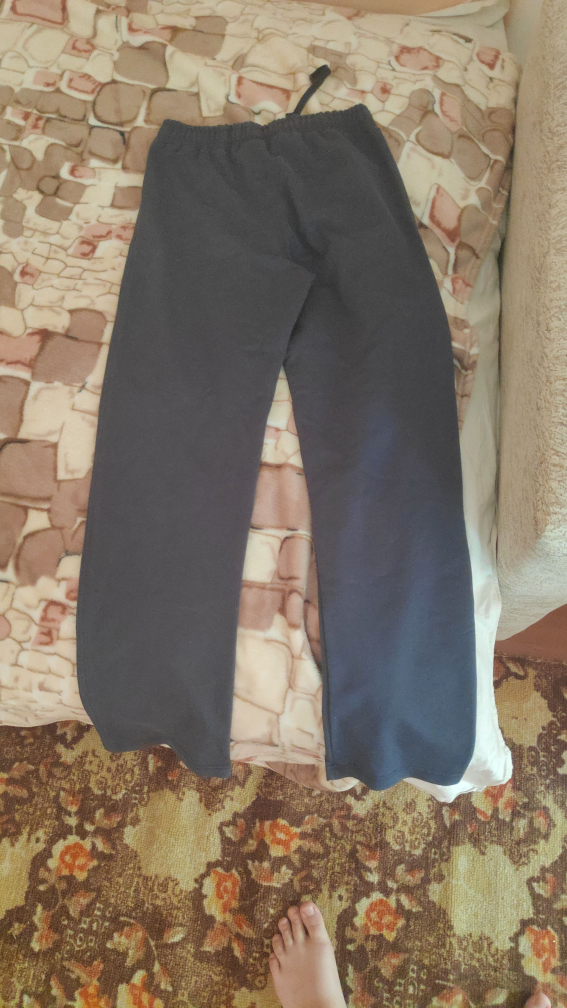
#> input picture test2.jpg, 2268 x 4032 px (shown at 1/4 size); its folder holds 3 pictures in this run
$ jupyter execute --allow-errors Untitled2.ipynb   (shell and % lines are left out)
#> lines starting #> are read from the running program, lines starting #| are printed output that depends on the picture; after the words box and inside, x2 and y2 are one past the last pixel; in counts of white or black regions, pixels touching at a corner belong together
[cell 1]
import os
import warnings
warnings.filterwarnings("ignore")

try:
    import random
except ImportError:
    os.system('pip install random')

try:
    import numpy as np
except ImportError:
    os.system('pip install numpy')

try:
    import pandas as pd
except ImportError:
    os.system('pip install pandas')

try:
    import matplotlib.pyplot as plt
    import matplotlib.image as mpimg
except ImportError:
    os.system('pip install matplotlib')

try:
    import plotly.express as px
except ImportError:
    os.system('pip install plotly')

try:
    import tensorflow as tf
    from tensorflow import keras
    import tensorflow_hub as hub
except ImportError:
    os.system('pip install tensorflow tensorflow_hub')

try:
    from keras import Sequential
    from keras.preprocessing.image import ImageDataGenerator
    from keras.optimizers import Adam
    from keras.callbacks import EarlyStopping, ModelCheckpoint
    from keras.layers import Flatten, Dense, BatchNormalization, Activation, Dropout
except ImportError:
    os.system('pip install keras')

try:
    from tensorflow.keras.utils import plot_model
    from tensorflow.keras import Model
except ImportError:
    os.system('pip install tensorflow')

try:
    import keras_preprocessing
    from keras_preprocessing import image
    from keras_preprocessing.image import ImageDataGenerator
    from keras.callbacks import ReduceLROnPlateau
except ImportError:
    os.system('pip install keras_preprocessing')

# This line is specific to Jupyter Notebooks
import random
import os
import time
import warnings
warnings.filterwarnings("ignore")

import numpy as np
import pandas as pd
import matplotlib.pyplot as plt
import matplotlib.image as mpimg
import plotly.express as px

import tensorflow as tf
from tensorflow import keras
import tensorflow_hub as hub

import keras_preprocessing
from keras_preprocessing import image
from keras_preprocessing.image import ImageDataGenerator
from keras.callbacks import ReduceLROnPlateau

from keras import Sequential
from keras.preprocessing.image import ImageDataGenerator
from keras.optimizers import Adam
from keras.callbacks import EarlyStopping, ModelCheckpoint
from keras.layers import Flatten, Dense, BatchNormalization, Activation,Dropout

from tensorflow.keras.utils import plot_model
from tensorflow.keras import Model
from tensorflow.keras.preprocessing import image as keras_image
import numpy as np
import matplotlib.pyplot as plt
import matplotlib.image as mpimg
import tensorflow as tf
import os
from tensorflow.keras.callbacks import EarlyStopping, ModelCheckpoint, ReduceLROnPlateau
from tensorflow.keras.optimizers import Adam
import tensorflow as tf
import numpy as np
import cv2
from sklearn.cluster import KMeans
import matplotlib.pyplot as plt
import cv2
import numpy as np
from sklearn.cluster import KMeans
import matplotlib.pyplot as plt
import webcolors

[cell 2]
TRAINING_DIR = 'images_compressed'
BATCH_SIZE = 32
IMAGE_SIZE = (224, 224)
EPOCHS = 100
LEARNING_RATE = 0.001

[cell 3]
import PIL
from pathlib import Path
from PIL import UnidentifiedImageError

path = Path(TRAINING_DIR).rglob("*.jpg")
for img_p in path:
    try:
        img = PIL.Image.open(img_p)
    except PIL.UnidentifiedImageError:
            print(img_p)

[cell 4]
data = pd.read_csv('images.csv')
#> (reads images.csv from the repository)
data['image'] = data['image']+'.jpg'
data_1 = data[['image', 'label']]
corrupted = ['b72ed5cd-9f5f-49a7-b12e-63a078212a17.jpg', '1d0129a1-f29a-4a3f-b103-f651176183eb.jpg', 'c60e486d-10ed-4f64-abab-5bb698c736dd.jpg',
            'd028580f-9a98-4fb5-a6c9-5dc362ad3f09.jpg', '040d73b7-21b5-4cf2-84fc-e1a80231b202.jpg', '784d67d4-b95e-4abb-baf7-8024f18dc3c8.jpg']


data_1['image']
data_1 = data_1.drop(data_1[data_1['image'].isin(corrupted)].index, axis=0)
class_names = list(data_1['label'].unique())
print(len(class_names))
class_names

class_dict = dict(zip(class_names, range(len(class_names))))
class_dict
labels_to_remove = ['Skip', 'Not sure', 'Other', 'Blouse']
data_1 = data_1[~data_1['label'].isin(labels_to_remove)]
y_train = data_1['label']

#> (a cell that did not finish here is left out)

[cell 6]
from tensorflow.keras.applications.mobilenet_v2 import MobileNetV2

#> (the rest of this cell did not finish here and is left out)

#> (a cell that did not finish here is left out)

[cell 8]
saved_model_path = 'mobilenetv2_saved_model.h5'

#> (the rest of this cell did not finish here and is left out)

#> (a cell that did not finish here is left out)

[cell 10]
def predict_image_with_labels_and_probs(image_path):
    img = keras_image.load_img(image_path, target_size=(224, 224))
    img_array = keras_image.img_to_array(img)
    img_array = np.expand_dims(img_array, axis=0)
    img_array = img_array / 255.0

    predictions = model.predict(img_array)
    top3_indices = np.argsort(predictions[0])[::-1][:3]  # Get indices of top 3 predictions
    top3_labels = [classes[idx] for idx in top3_indices]  # Get labels for top 3 predictions
    top3_probs = [predictions[0][idx] for idx in top3_indices]  # Get probabilities for top 3 predictions

    img = mpimg.imread(image_path)
    plt.imshow(img)
    plt.axis('off')
    plt.title(f"Predicted labels:\n1. {top3_labels[0]} - Probability: {top3_probs[0]*100:.2f}%\n2. {top3_labels[1]} - Probability: {top3_probs[1]*100:.2f}%\n3. {top3_labels[2]} - Probability: {top3_probs[2]*100:.2f}%")
    plt.show()

[cell 11]
test_image_path = 'test5.jpg'
predict_image_with_labels_and_probs(test_image_path)
#> (the call stopped at in predict_image_with_labels_and_probs, `img = keras_image.load_img(image_path, target_size=(224, 224))`: tensorflow is not available in this run)

[cell 12]
def closest_color(rgb):
    min_colors = {}
    for key, name in webcolors.CSS3_HEX_TO_NAMES.items():
        r_c, g_c, b_c = webcolors.hex_to_rgb(key)
        rd = (r_c - rgb[0]) ** 2
        gd = (g_c - rgb[1]) ** 2
        bd = (b_c - rgb[2]) ** 2
        min_colors[(rd + gd + bd)] = name
    return min_colors[min(min_colors.keys())]

def remove_background_and_identify_color(image_path):
#> called with image_path = 'test5.jpg'
    image = cv2.imread(image_path)
    original = image.copy()
    image = cv2.cvtColor(image, cv2.COLOR_BGR2RGB)

    resized = cv2.resize(image, (224, 224), interpolation=cv2.INTER_AREA)

    gray = cv2.cvtColor(resized, cv2.COLOR_RGB2GRAY)
    _, thresh = cv2.threshold(gray, 0, 255, cv2.THRESH_BINARY_INV + cv2.THRESH_OTSU)

    contours, _ = cv2.findContours(thresh, cv2.RETR_EXTERNAL, cv2.CHAIN_APPROX_SIMPLE)

    mask = np.zeros_like(resized)
    cv2.drawContours(mask, contours, -1, color=(255, 255, 255), thickness=cv2.FILLED)

    result = cv2.bitwise_and(resized, mask)
    result[mask == 0] = 255

    pixels = result.reshape((result.shape[0] * result.shape[1], 3))
    pixels = np.array([pixel for pixel in pixels if not np.array_equal(pixel, [255, 255, 255])])

    color_info = []

    if len(pixels) > 0:
        kmeans = KMeans(n_clusters=3)
        kmeans.fit(pixels)
        colors = kmeans.cluster_centers_
        labels = kmeans.labels_

        # Count the frequency of each label
        label_counts = np.bincount(labels)

        for i, color in enumerate(colors):
            rgb_color = [int(c) for c in color]
            color_name = closest_color(rgb_color)
            color_prob = label_counts[i] / len(pixels)
            color_info.append((rgb_color, color_name, color_prob))

    plt.figure(figsize=(15, 5))

    plt.subplot(1, 5, 1)
    plt.imshow(cv2.cvtColor(original, cv2.COLOR_BGR2RGB))
    plt.title("Original Image")
    plt.axis("off")

    plt.subplot(1, 5, 2)
    plt.imshow(result)
    plt.title("Background Removed")
    plt.axis("off")

    for i, (color, name, prob) in enumerate(color_info, start=3):
        plt.subplot(1, 5, i)
        plt.imshow([[color]], aspect='auto')
        plt.title(f"{name}\nRGB: {color}\nProb: {prob*100:.2f}%")
        plt.axis("off")

    plt.tight_layout()
    plt.show()

#> (a cell that did not finish here is left out)

[cell 14]
test_image_path = 'test5.jpg'
predict_image_with_labels_and_probs(test_image_path)
#> (the call stopped at in predict_image_with_labels_and_probs, `img = keras_image.load_img(image_path, target_size=(224, 224))`: tensorflow is not available in this run)
#> (the rest of this cell did not finish here and is left out)


[cell 15]
import cv2
import numpy as np
from sklearn.cluster import KMeans
from skimage.color import rgb2lab, deltaE_cie76
import webcolors
import matplotlib.pyplot as plt

def closest_color(rgb):
    min_distance = float('inf')
    closest_name = None
    input_color = rgb2lab(np.uint8([[rgb]]))[0][0]

    for hex_code, name in webcolors.CSS3_HEX_TO_NAMES.items():
        color_rgb = webcolors.hex_to_rgb(hex_code)
        color_lab = rgb2lab(np.uint8([[color_rgb]]))[0][0]
        distance = deltaE_cie76(input_color, color_lab)

        if distance < min_distance:
            min_distance = distance
            closest_name = name

    return closest_name

def remove_background_and_identify_color(image_path):
#> called with image_path = 'test2.jpg'
    image = cv2.imread(image_path)
#> image is the input picture: shape (4032, 2268, 3); mean B, G, R 101.4, 118.2, 132.6
    original = image.copy()
    image = cv2.cvtColor(image, cv2.COLOR_BGR2RGB)

    resized = cv2.resize(image, (224, 224), interpolation=cv2.INTER_AREA)
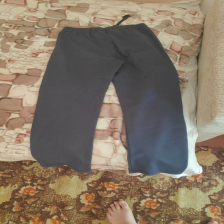
#> resized: shape (224, 224, 3); mean R, G, B 132.6, 118.2, 101.4
    gray = cv2.cvtColor(resized, cv2.COLOR_RGB2GRAY)
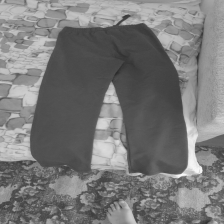
#> gray: shape (224, 224); min 44, max 249, mean 120.6
    _, thresh = cv2.threshold(gray, 0, 255, cv2.THRESH_BINARY_INV + cv2.THRESH_OTSU)
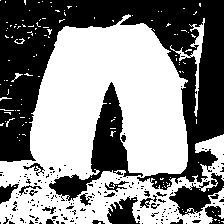
#> thresh: shape (224, 224); 54% white; 187 black regions (163 under 20 px)

    contours, _ = cv2.findContours(thresh, cv2.RETR_EXTERNAL, cv2.CHAIN_APPROX_SIMPLE)
#> contours = 122 contours, 120 with area under 20; largest, box (x1, y1, x2, y2) and area: (0, 14, 224, 224) 29360, (170, 18, 205, 117) 358
    mask = np.zeros_like(resized)
    cv2.drawContours(mask, contours, -1, color=(255, 255, 255), thickness=cv2.FILLED)
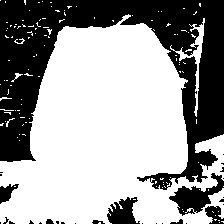
#> mask: shape (224, 224, 3); 62% white; 29 black regions (21 under 20 px), largest, box (x1, y1, x2, y2) and area: (0, 0, 224, 190) 16929, (169, 173, 224, 216) 935, (107, 197, 140, 224) 566

    result = cv2.bitwise_and(resized, mask)
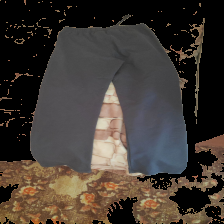
#> result: shape (224, 224, 3); mean R, G, B 65.1, 57.5, 51.4
    result[mask == 0] = 255
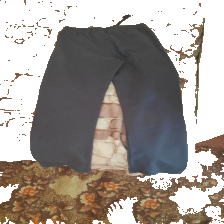
#> result: shape (224, 224, 3); mean R, G, B 161.9, 154.3, 148.2

    pixels = result.reshape((result.shape[0] * result.shape[1], 3))
    pixels = np.array([pixel for pixel in pixels if not np.array_equal(pixel, [255, 255, 255])])

    color_info = []

    if len(pixels) > 0:
        kmeans = KMeans(n_clusters=3)
        kmeans.fit(pixels)
        colors = kmeans.cluster_centers_
        labels = kmeans.labels_

        label_counts = np.bincount(labels)

        for i, color in enumerate(colors):
            rgb_color = [int(c) for c in color]
            color_name = closest_color(rgb_color)
            color_prob = label_counts[i] / len(pixels)
            color_info.append((rgb_color, color_name, color_prob))
#> after the loop, color_info = []

    # Sort colors by probability
    color_info.sort(key=lambda x: x[2], reverse=True)

    # Visualization
    plt.figure(figsize=(15, 5))

    plt.subplot(1, len(color_info) + 2, 1)
    plt.imshow(cv2.cvtColor(original, cv2.COLOR_BGR2RGB))
    plt.title("Original Image")
    plt.axis("off")

    plt.subplot(1, len(color_info) + 2, 2)
    plt.imshow(result)
    plt.title("Background Removed")
    plt.axis("off")

    for i, (color, name, prob) in enumerate(color_info, start=3):
        plt.subplot(1, len(color_info) + 2, i)
        plt.imshow([[color]], aspect='auto')
        plt.title(f"{name}\nRGB: {color}\nProb: {prob*100:.2f}%")
        plt.axis("off")

    plt.tight_layout()
    plt.show()

#> (the rest of this cell did not finish here and is left out)

[cell 16]
test_image_path = 'test5.jpg'
predict_image_with_labels_and_probs(test_image_path)
#> (the call stopped at in predict_image_with_labels_and_probs, `img = keras_image.load_img(image_path, target_size=(224, 224))`: tensorflow is not available in this run)
#> (the rest of this cell did not finish here and is left out)


[cell 17]
import cv2
import numpy as np
from sklearn.cluster import KMeans
from skimage.color import rgb2lab, deltaE_cie76
import webcolors
import tensorflow as tf
from tensorflow.keras.preprocessing import image as keras_image
import matplotlib.image as mpimg

# Assuming closest_color function is defined as before

def remove_background_and_identify_color_print(image_path):
    image = cv2.imread(image_path)
    original = image.copy()
    image = cv2.cvtColor(image, cv2.COLOR_BGR2RGB)

    resized = cv2.resize(image, (224, 224), interpolation=cv2.INTER_AREA)
    gray = cv2.cvtColor(resized, cv2.COLOR_RGB2GRAY)
    _, thresh = cv2.threshold(gray, 0, 255, cv2.THRESH_BINARY_INV + cv2.THRESH_OTSU)

    contours, _ = cv2.findContours(thresh, cv2.RETR_EXTERNAL, cv2.CHAIN_APPROX_SIMPLE)
    mask = np.zeros_like(resized)
    cv2.drawContours(mask, contours, -1, color=(255, 255, 255), thickness=cv2.FILLED)

    result = cv2.bitwise_and(resized, mask)
    result[mask == 0] = 255

    pixels = result.reshape((result.shape[0] * result.shape[1], 3))
    pixels = np.array([pixel for pixel in pixels if not np.array_equal(pixel, [255, 255, 255])])

    color_info = []

    if len(pixels) > 0:
        kmeans = KMeans(n_clusters=3)
        kmeans.fit(pixels)
        colors = kmeans.cluster_centers_
        labels = kmeans.labels_

        label_counts = np.bincount(labels)

        for i, color in enumerate(colors):
            rgb_color = [int(c) for c in color]
            color_name = closest_color(rgb_color)
            color_prob = label_counts[i] / len(pixels)
            color_info.append((rgb_color, color_name, color_prob))

    # Sort colors by probability
    color_info.sort(key=lambda x: x[2], reverse=True)

    return result, color_info

def predict_image_with_labels_and_probs_print(processed_image_array):
    # Resize the processed image array to the target size required by the model
    resized_img_array = cv2.resize(processed_image_array, (224, 224))

    # Convert the image array to the format required by the model
    img_array = np.expand_dims(resized_img_array, axis=0)
    img_array = img_array / 255.0

    # Get model predictions
    predictions = model.predict(img_array)
    top3_indices = np.argsort(predictions[0])[::-1][:3]  # Get indices of top 3 predictions
    top3_labels = [classes[idx] for idx in top3_indices]  # Get labels for top 3 predictions
    top3_probs = [predictions[0][idx] for idx in top3_indices]  # Get probabilities for top 3 predictions

    return top3_labels, top3_probs

def integrated_image_processing(image_path):
    processed_image, color_info = remove_background_and_identify_color_print(image_path)
    labels_and_probs = predict_image_with_labels_and_probs_print(processed_image)

    # Print results
    print("Color Information:")
    for color, name, prob in color_info:
        print(f"Color: {color}, Name: {name}, Probability: {prob}")

    print("\nLabels and Probabilities:")
    for label, prob in zip(*labels_and_probs):
        print(f"Label: {label}, Probability: {prob}")

# Example usage

[cell 18]
def integrated_image_processing_name(image_path):
    processed_image, color_info = remove_background_and_identify_color_print(image_path)
